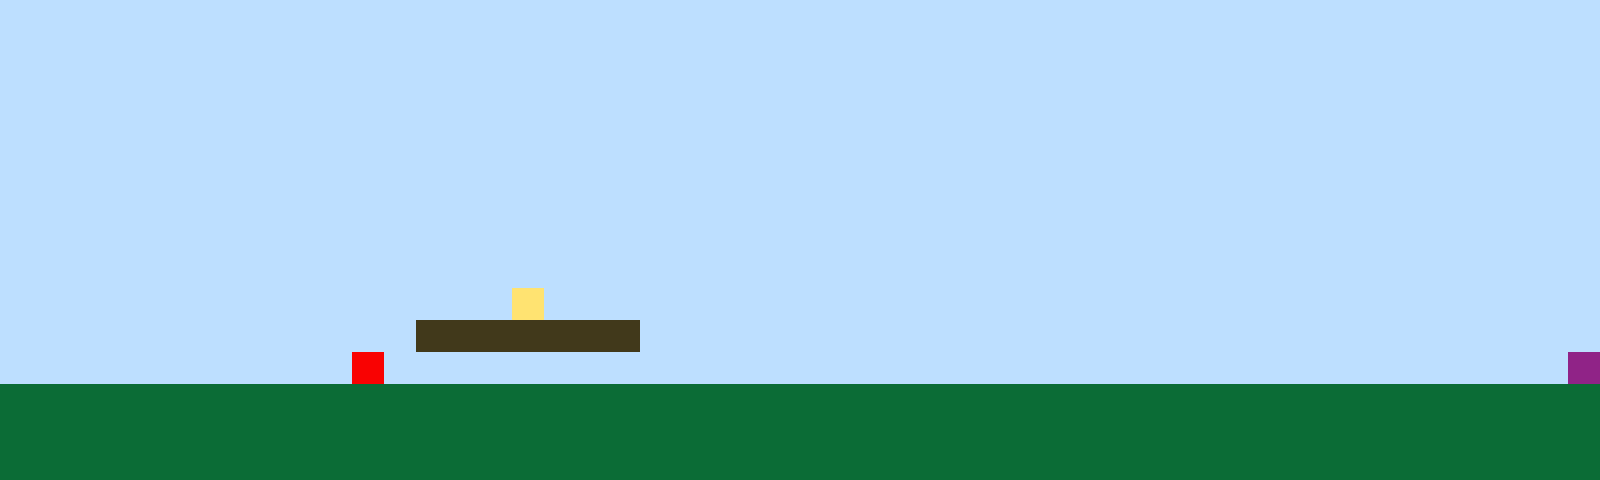

Below is a game level as drawn by its tile map, then a one-line description and the .tmx file that defines it, in full:
An orthogonal 50x15 tile map with 32x32 px tiles, 1 tile layer (Tile Layer 1).

<map version="1.10" tiledversion="1.11.2" orientation="orthogonal" renderorder="right-up" width="50" height="15" tilewidth="32" tileheight="32" infinite="0" nextlayerid="2" nextobjectid="1"><editorsettings><export target="map1.csv" format="csv" /></editorsettings><tileset firstgid="1" name="sprites" tilewidth="32" tileheight="32" tilecount="6" columns="3"><image source="sprites.png" width="96" height="64" /></tileset><layer id="1" name="Tile Layer 1" width="50" height="15"><data encoding="csv">1,1,1,1,1,1,1,1,1,1,1,1,1,1,1,1,1,1,1,1,1,1,1,1,1,1,1,1,1,1,1,1,1,1,1,1,1,1,1,1,1,1,1,1,1,1,1,1,1,1,1,1,1,1,1,1,1,1,1,1,1,1,1,1,1,1,1,1,1,1,1,1,1,1,1,1,1,1,1,1,1,1,1,1,1,1,1,1,1,1,1,1,1,1,1,1,1,1,1,1,1,1,1,1,1,1,1,1,1,1,1,1,1,1,1,1,1,1,1,1,1,1,1,1,1,1,1,1,1,1,1,1,1,1,1,1,1,1,1,1,1,1,1,1,1,1,1,1,1,1,1,1,1,1,1,1,1,1,1,1,1,1,1,1,1,1,1,1,1,1,1,1,1,1,1,1,1,1,1,1,1,1,1,1,1,1,1,1,1,1,1,1,1,1,1,1,1,1,1,1,1,1,1,1,1,1,1,1,1,1,1,1,1,1,1,1,1,1,1,1,1,1,1,1,1,1,1,1,1,1,1,1,1,1,1,1,1,1,1,1,1,1,1,1,1,1,1,1,1,1,1,1,1,1,1,1,1,1,1,1,1,1,1,1,1,1,1,1,1,1,1,1,1,1,1,1,1,1,1,1,1,1,1,1,1,1,1,1,1,1,1,1,1,1,1,1,1,1,1,1,1,1,1,1,1,1,1,1,1,1,1,1,1,1,1,1,1,1,1,1,1,1,1,1,1,1,1,1,1,1,1,1,1,1,1,1,1,1,1,1,1,1,1,1,1,1,1,1,1,1,1,1,1,1,1,1,1,1,1,1,1,1,1,1,1,1,1,1,1,1,1,1,1,1,1,1,1,1,1,1,1,1,1,1,1,1,1,1,1,1,1,1,1,1,1,1,1,1,1,1,1,1,1,1,1,1,1,1,1,1,1,1,1,1,1,1,1,1,1,1,1,1,1,1,1,1,1,1,1,1,1,1,1,1,1,1,1,1,1,1,1,1,1,1,1,1,1,1,1,1,1,1,1,1,1,1,1,1,1,1,1,1,1,1,1,1,4,1,1,1,1,1,1,1,1,1,1,1,1,1,1,1,1,1,1,1,1,1,1,1,1,1,1,1,1,1,1,1,1,1,1,1,1,1,1,1,1,1,1,1,1,1,1,3,3,3,3,3,3,3,1,1,1,1,1,1,1,1,1,1,1,1,1,1,1,1,1,1,1,1,1,1,1,1,1,1,1,1,1,1,1,1,1,1,1,1,1,1,1,1,1,5,1,1,1,1,1,1,1,1,1,1,1,1,1,1,1,1,1,1,1,1,1,1,1,1,1,1,1,1,1,1,1,1,1,1,1,1,1,6,2,2,2,2,2,2,2,2,2,2,2,2,2,2,2,2,2,2,2,2,2,2,2,2,2,2,2,2,2,2,2,2,2,2,2,2,2,2,2,2,2,2,2,2,2,2,2,2,2,2,2,2,2,2,2,2,2,2,2,2,2,2,2,2,2,2,2,2,2,2,2,2,2,2,2,2,2,2,2,2,2,2,2,2,2,2,2,2,2,2,2,2,2,2,2,2,2,2,2,2,2,2,2,2,2,2,2,2,2,2,2,2,2,2,2,2,2,2,2,2,2,2,2,2,2,2,2,2,2,2,2,2,2,2,2,2,2,2,2,2,2,2,2,2,2,2,2,2,2,2</data></layer></map>
